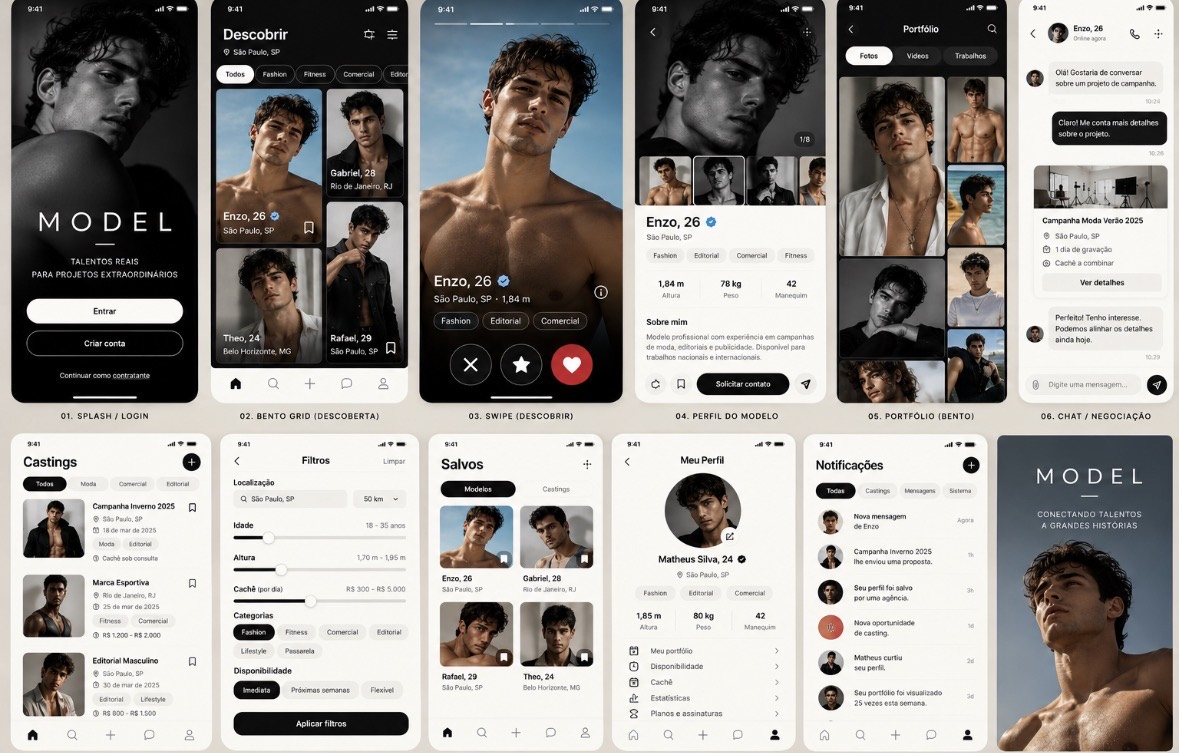
#> input picture MODEL_assets_v1/originais/mockup-geral.jpg, 1179 x 753 px
$ python mask_torso_preciso2.py
#> lines starting #> are read from the running program, lines starting #| are printed output that depends on the picture; after the words box and inside, x2 and y2 are one past the last pixel; in counts of white or black regions, pixels touching at a corner belong together
#!/usr/bin/env python3
"""Second contour mask: preserve genuine sky/torso and zero hidden RGB, no synthesis."""
from pathlib import Path
from PIL import Image,ImageDraw,ImageFilter
import json,hashlib
ROOT=Path(__file__).resolve().parents[2]
OUT=ROOT/'assets/derivados'
source_path=ROOT.parent/'MODEL_assets_v1/originais/mockup-geral.jpg'
source=Image.open(source_path).convert('RGB').crop((420,0,623,404))
alpha=Image.new('L',source.size,0)
#> alpha: PIL image 203x404 L; every value is 0
d=ImageDraw.Draw(alpha);d.rounded_rectangle([0,0,202,403],radius=14,fill=255)
regions=[]

def remove_contour(name,box,kind):
#> called with name = 'status-hour', kind = 'status'
 glyph=Image.new('L',source.size,0)
 selected=0
 for y in range(box[1],box[3]+1):
  for x in range(box[0],box[2]+1):
   r,g,b=source.getpixel((x,y));hi=max(r,g,b);lo=min(r,g,b)
   if kind=='label':
    hit=(hi>=120 and lo>=100 and hi-lo<=60) or (b>r+15 and g>r+15 and b>125)
   elif kind=='status':hit=hi>=120 and lo>=100 and hi-lo<=60
   elif kind=='info':hit=hi>=90 and lo>=75 and hi-lo<=45
   else:
    here=(r+g+b)/3
    up=sum(source.getpixel((x,y-3)))/3
    down=sum(source.getpixel((x,y+3)))/3
    hit=here-(up+down)/2>=9 and hi-lo<=80
   if hit:glyph.putpixel((x,y),255);selected+=1
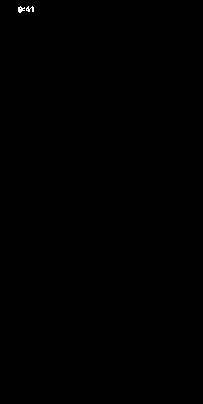
#> glyph: PIL image 203x404 L; 0.07% white in thin lines or dots, all inside (x1, y1, x2, y2) = (18, 6, 34, 13)
#> after the loop, selected = 58
 glyph=glyph.filter(ImageFilter.MaxFilter(3))
#> glyph: PIL image 203x404 L; 0.16% white; 1 white region, box (x1, y1, x2, y2) and area: (17, 5, 35, 14) 135
 alpha.paste(0,(0,0),glyph)
#> alpha: PIL image 203x404 L; 99.6% white; 5 black regions, box (x1, y1, x2, y2) and area: (17, 5, 35, 14) 135, (0, 0, 11, 11) 46, (192, 0, 203, 11) 46, (0, 393, 11, 404) 46, (192, 393, 203, 404) 46
 regions.append({'id':name,'shape':'contour','searchBox':box,'rule':kind,'seedPixels':selected,'pixelsAfterDilation':glyph.histogram()[255],'dilationRadius':1})

remove_contour('status-hour',[14,2,44,17],'status')
remove_contour('status-icons',[151,2,195,17],'status')
#> after the loop in remove_contour (call 2), `for y in range(box[1],box[3]+1):`: glyph: PIL image 203x404 L; 0.14% white; 3 white regions, box (x1, y1, x2, y2) and area: (181, 6, 193, 12) 60, (160, 6, 169, 12) 33, (171, 6, 178, 12) 25
#> in remove_contour (call 2), `glyph=glyph.filter(ImageFilter.MaxFilter(3))`: glyph: PIL image 203x404 L; 0.28% white; 2 white regions, box (x1, y1, x2, y2) and area: (159, 5, 179, 13) 127, (180, 5, 194, 13) 102
#> in remove_contour (call 2), `alpha.paste(0,(0,0),glyph)`: alpha: PIL image 203x404 L; 99.3% white; 7 black regions, largest, box (x1, y1, x2, y2) and area: (17, 5, 35, 14) 135, (159, 5, 179, 13) 127, (180, 5, 194, 13) 102
remove_contour('progress',[12,21,191,26],'progress-local-contrast')
#> after the loop in remove_contour (call 3), `for y in range(box[1],box[3]+1):`: glyph: PIL image 203x404 L; 0.42% white in thin lines or dots, all inside (x1, y1, x2, y2) = (14, 22, 189, 27)
#> in remove_contour (call 3), `glyph=glyph.filter(ImageFilter.MaxFilter(3))`: glyph: PIL image 203x404 L; 0.9% white; 1 white region, box (x1, y1, x2, y2) and area: (13, 21, 190, 28) 738
#> in remove_contour (call 3), `alpha.paste(0,(0,0),glyph)`: alpha: PIL image 203x404 L; 98.4% white; 8 black regions, largest, box (x1, y1, x2, y2) and area: (13, 21, 190, 28) 738, (17, 5, 35, 14) 135, (159, 5, 179, 13) 127
remove_contour('name-age-verification',[11,272,94,292],'label')
#> after the loop in remove_contour (call 4), `for y in range(box[1],box[3]+1):`: glyph: PIL image 203x404 L; 0.39% white in thin lines or dots, all inside (x1, y1, x2, y2) = (15, 275, 89, 288)
#> in remove_contour (call 4), `glyph=glyph.filter(ImageFilter.MaxFilter(3))`: glyph: PIL image 203x404 L; 0.85% white; 3 white regions, box (x1, y1, x2, y2) and area: (14, 274, 51, 289) 362, (54, 275, 72, 287) 189, (77, 274, 90, 288) 148
#> in remove_contour (call 4), `alpha.paste(0,(0,0),glyph)`: alpha: PIL image 203x404 L; 97.6% white; 11 black regions, largest, box (x1, y1, x2, y2) and area: (13, 21, 190, 28) 738, (14, 274, 51, 289) 362, (54, 275, 72, 287) 189
remove_contour('location-height',[11,292,118,307],'label')
#> after the loop in remove_contour (call 5), `for y in range(box[1],box[3]+1):`:
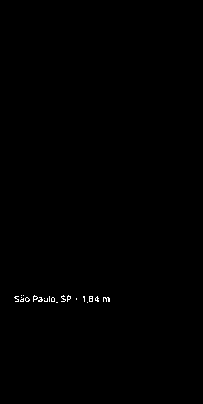
#> glyph: PIL image 203x404 L; 0.24% white in thin lines or dots, all inside (x1, y1, x2, y2) = (14, 295, 110, 303)
#> after the loop in remove_contour (call 5), `for y in range(box[1],box[3]+1):`: selected = 195
#> in remove_contour (call 5), `glyph=glyph.filter(ImageFilter.MaxFilter(3))`: glyph: PIL image 203x404 L; 0.74% white; 6 white regions (1 under 20 px), largest, box (x1, y1, x2, y2) and area: (32, 294, 59, 304) 180, (13, 294, 31, 303) 134, (82, 295, 100, 304) 124, (60, 294, 72, 303) 94, (102, 296, 111, 303) 62
remove_contour('information',[171,282,191,302],'info')
#> after the loop in remove_contour (call 6), `for y in range(box[1],box[3]+1):`:
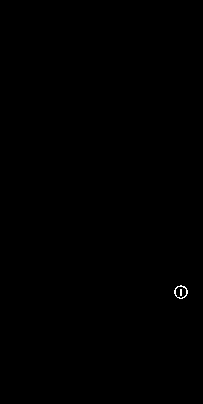
#> glyph: PIL image 203x404 L; 0.09% white in thin lines or dots, all inside (x1, y1, x2, y2) = (174, 285, 188, 299)
#> after the loop in remove_contour (call 6), `for y in range(box[1],box[3]+1):`: selected = 70
#> in remove_contour (call 6), `glyph=glyph.filter(ImageFilter.MaxFilter(3))`: glyph: PIL image 203x404 L; 0.23% white; 1 white region, box (x1, y1, x2, y2) and area: (173, 284, 189, 300) 185
for name,box in [('Fashion',[12,311,60,331]),('Editorial',[61,311,110,331]),('Comercial',[112,311,170,331])]:
 ImageDraw.Draw(alpha).rounded_rectangle(box,radius=10,fill=0)
 regions.append({'id':'chip-'+name,'shape':'rounded-rect','box':box,'radius':10})
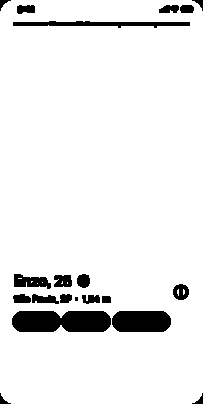
#> alpha: PIL image 203x404 L; 92.9% white; 20 black regions (1 under 20 px), largest, box (x1, y1, x2, y2) and area: (12, 311, 111, 332) 1895, (112, 311, 171, 332) 1147, (13, 21, 190, 28) 738
#> after the loop, regions = 9 items
for name,cx in [('ignore',50),('favorite',101),('like',152)]:
 box=[cx-22,343,cx+22,387]
 ImageDraw.Draw(alpha).ellipse(box,fill=0)
 regions.append({'id':name,'shape':'ellipse','box':box,'center':[cx,365],'radius':22})
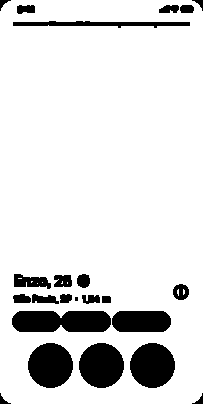
#> alpha: PIL image 203x404 L; 87.1% white; 23 black regions (1 under 20 px), largest, box (x1, y1, x2, y2) and area: (12, 311, 111, 332) 1895, (28, 343, 73, 388) 1581, (79, 343, 124, 388) 1581
#> after the loop, regions = 12 items
# Remove only the red JPEG fringe outside the circle; do not enlarge all three holes.
red_fringe=Image.new('L',source.size,0);red_count=0
for y in range(339,392):
 for x in range(126,179):
  r,g,b=source.getpixel((x,y))
  if r>16 and r>=g*1.8+5 and r>=b*1.3+3:
   red_fringe.putpixel((x,y),255);red_count+=1
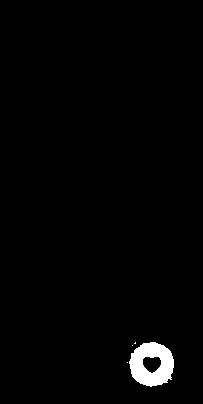
#> red_fringe: PIL image 203x404 L; 1.7% white; 4 white regions (3 under 20 px), largest, box (x1, y1, x2, y2) and area: (129, 342, 174, 387) 1350
#> after the loop, red_count = 1355
red_fringe=red_fringe.filter(ImageFilter.MaxFilter(3))
#> red_fringe: PIL image 203x404 L; 2% white; 2 white regions, box (x1, y1, x2, y2) and area: (126, 341, 175, 388) 1612, (131, 341, 137, 347) 23
alpha.paste(0,(0,0),red_fringe)
#> alpha: PIL image 203x404 L; 86.9% white; 24 black regions (1 under 20 px), largest, box (x1, y1, x2, y2) and area: (12, 311, 111, 332) 1895, (126, 341, 175, 388) 1772, (28, 343, 73, 388) 1581
regions.append({'id':'like-jpeg-red-fringe','shape':'contour','searchBox':[126,339,178,391],'rule':'R>16 && R>=G*1.8+5 && R>=B*1.3+3','seedPixels':red_count,'pixelsAfterDilation':red_fringe.histogram()[255],'dilationRadius':1})
ImageDraw.Draw(alpha).rectangle([69,395,135,401],fill=0)
regions.append({'id':'home-indicator','shape':'rect','box':[69,395,135,401]})
result=source.convert('RGBA');result.putalpha(alpha)
visible=hidden=0
for y in range(404):
 for x in range(203):
  if alpha.getpixel((x,y))==0:
   result.putpixel((x,y),(0,0,0,0));hidden+=1
  else:visible+=1
#> after the loop, hidden = 11244; visible = 70768
name='enzo-painel03-mascarado-preciso2.png'
result.save(OUT/name);alpha.save(OUT/'enzo-painel03-alpha-preciso2.png')
for bg in ['preto','quadriculado']:
 preview=Image.new('RGB',source.size,'black' if bg=='preto' else '#e8e8e8')
 if bg=='quadriculado':
  q=ImageDraw.Draw(preview)
  for y in range(0,404,8):
   for x in range(0,203,8):
    if (x//8+y//8)%2:q.rectangle([x,y,x+7,y+7],fill='#bdbdbd')
 preview.paste(result,mask=alpha)
 preview.save(OUT/f'enzo-painel03-preview-{bg}-preciso2.png')
#> this loop made 2 passes
#> pass 2, `preview.save(OUT/f'enzo-painel03-preview-{bg}-preciso2.png')`:
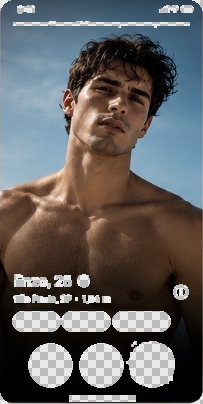
#> saved as enzo-painel03-preview-quadriculado-preciso2.png: PIL image 203x404 RGB; mean R, G, B 98.5, 96.9, 96.8
for y in range(404):
 for x in range(203):
  pixel=result.getpixel((x,y))
  assert pixel[3] in(0,255)
  assert pixel[:3]==(source.getpixel((x,y)) if pixel[3] else (0,0,0))
manifest={
 'source':'MODEL_assets_v1/originais/mockup-geral.jpg',
 'sourceSha256':hashlib.sha256(source_path.read_bytes()).hexdigest(),
 'cropLTRBExclusive':[420,0,623,404],'size':[203,404],
 'outerShape':{'shape':'rounded-rect','box':[0,0,202,403],'radius':14},
 'regions':regions,
 'rules':{
  'label':'(maxRGB>=120 && minRGB>=100 && maxRGB-minRGB<=60) OR (B>R+15 && G>R+15 && B>125)',
  'status':'maxRGB>=120 && minRGB>=100 && maxRGB-minRGB<=60',
  'info':'maxRGB>=90 && minRGB>=75 && maxRGB-minRGB<=45',
  'progress-local-contrast':'meanRGB(pixel)-average(meanRGB(y-3),meanRGB(y+3))>=9 && maxRGB-minRGB<=80; search only y21..26',
  'contourDilation':'MaxFilter(3), one pixel',
 },
 'operation':'Visible RGB copied byte-for-byte from decoded source; hidden RGB zero. Binary alpha masks only. No synthesis, filling, cloning or resampling.',
 'retainedPixels':visible,'transparentPixels':hidden,
 'previousPreciseRetainedPixels':66737,'additionalPreservedPixels':visible-66737,
 'outputs':{},
}
for p in [OUT/name,OUT/'enzo-painel03-alpha-preciso2.png',OUT/'enzo-painel03-preview-preto-preciso2.png',OUT/'enzo-painel03-preview-quadriculado-preciso2.png']:
 manifest['outputs'][p.name]=hashlib.sha256(p.read_bytes()).hexdigest()
#> after the loop, manifest = 13 items
(OUT/'enzo-painel03-proveniencia-precisa2.json').write_text(json.dumps(manifest,ensure_ascii=False,indent=2))
(ROOT/'assets/enzo-mockup-foto-com-lacunas-precisas2.png').write_bytes((OUT/name).read_bytes())
(ROOT/'assets/mask-manifest-preciso2.json').write_text(json.dumps(manifest,ensure_ascii=False,indent=2))
print(json.dumps(manifest,ensure_ascii=False,indent=2))
#> (printed output is left out)
